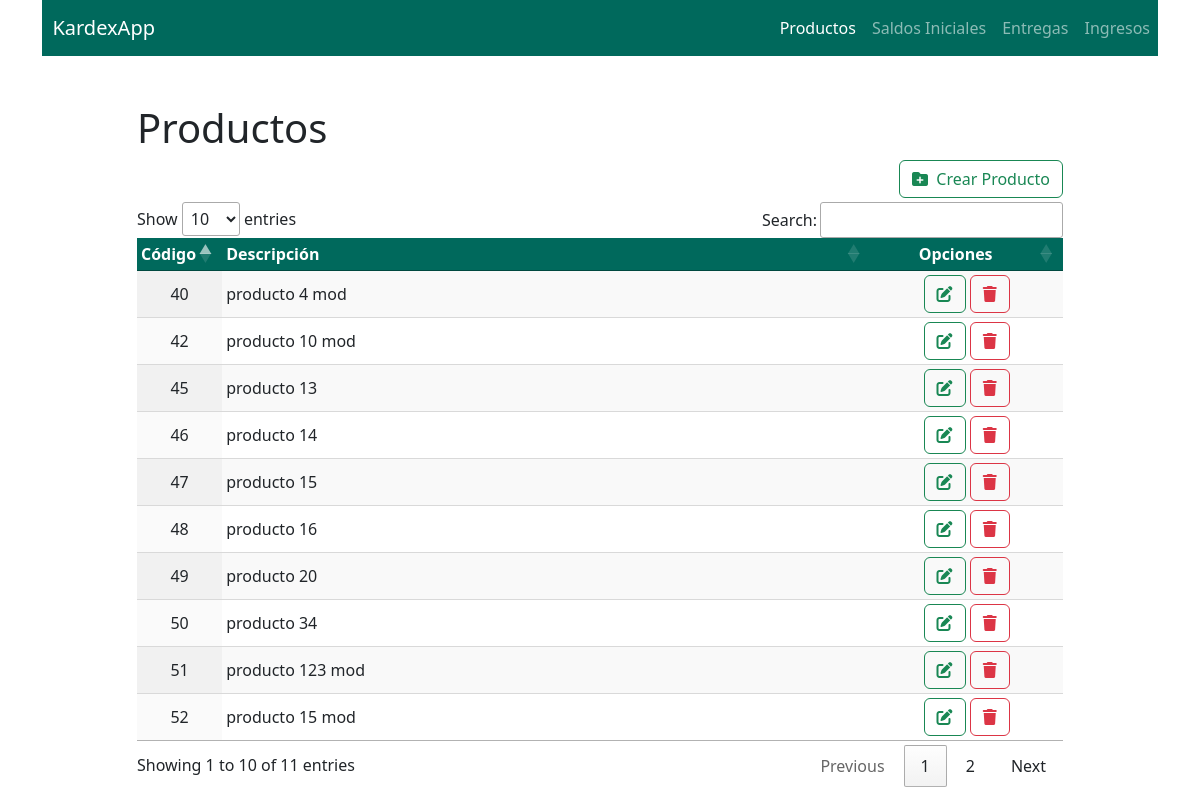
Page /kardexapp/productos/ on the committed database.
### KardexApp/models.py (models this page shows, shortened)
class Producto(models.Model):
    codigo = models.AutoField(primary_key=True)
    descripcion = models.CharField(max_length=100, null=True, default=None)

### KardexApp/views.py (the view)
# urls.py: path("productos/", ProductoListView.as_view(), name="producto-list"),
class ProductoListView(ListView):
    model = Producto
    template_name = "productos.html"

### KardexApp/templates/productos.html (shortened to what this page needs)
<!DOCTYPE html>
<html>
  <head>
    <link
      rel="stylesheet"
      href="https://cdnjs.cloudflare.com/ajax/libs/font-awesome/6.4.2/css/all.min.css"
    />
    <link
      rel="stylesheet"
      href="//cdn.datatables.net/1.13.6/css/jquery.dataTables.min.css"
    />
    <link
      href="https://cdnjs.cloudflare.com/ajax/libs/twitter-bootstrap/5.3.0/css/bootstrap.min.css"
      rel="stylesheet"
    />
    <link
      href="https://cdn.datatables.net/v/bs5/jszip-3.10.1/b-2.4.2/b-colvis-2.4.2/b-html5-2.4.2/b-print-2.4.2/datatables.min.css"
      rel="stylesheet"
    />
    <link
      href="https://cdn.jsdelivr.net/npm/bootstrap@5.3.2/dist/css/bootstrap.min.css"
      rel="stylesheet"
    />
  </head>
  <body>
    <div class="container">
      <nav
        class="navbar navbar-expand-lg"
        style="background-color: #00695c"
        data-bs-theme="dark"
      >
        <a class="navbar-brand" href="/admin">&nbsp;&nbsp;KardexApp</a>
        <div class="collapse navbar-collapse" id="navbarNavAltMarkup">
          <div class="navbar-nav ms-auto">
            <a class="nav-link active" href="/kardexapp/productos">Productos</a>
            <a class="nav-link" href="/kardexapp/saldos">Saldos Iniciales</a>
            <a class="nav-link" href="/kardexapp/entregas">Entregas</a>
            <a class="nav-link" href="/kardexapp/ingresos">Ingresos</a>
          </div>
        </div>
      </nav>
      <div class="row justify-content-md-center">
        <div class="col-12 col-md-10">
          <br /><br />
          <div>
            <h1>Productos</h1>
            <div class="d-grid gap-2 d-md-flex justify-content-md-end pb-1">
              <a
                class="btn btn-outline-success crear-producto"
                href="javascript:void(0);"
                ><i class="fa-solid fa-folder-plus text-teal"></i>&nbsp; Crear
                Producto</a
              >
            </div>
            <div class="table-responsive" id="tabla">
              <table id="tabla_productos" class="display compact">
                <thead>
                  <tr style="background-color: #00695c" class="text-white">
                    <th class="text-center" width="5%">C&oacute;digo</th>
                    <th width="70%">Descripci&oacute;n</th>
                    <th class="text-center">Opciones</th>
                  </tr>
                </thead>
                <tbody>
                  {% for producto in object_list %}
                  <tr>
                    <td class="text-center">{{ producto.codigo }}</td>
                    <td>{{ producto.descripcion }}</td>
                    <td class="text-center">
                      <a class="btn btn-outline-success">
                        <i
                          class="fa-solid fa-pen-to-square editar-producto"
                          data-producto="{{ producto.codigo }}"
                        ></i>
                      </a>
                      <a class="btn btn-outline-danger">
                        <i
                          class="fa-solid fa-trash eliminar-producto"
                          data-producto="{{ producto.codigo }}"
                        ></i>
                      </a>
                    </td>
                  </tr>
                  {% endfor %}
                </tbody>
              </table>
            </div>
          </div>
        </div>
      </div>
    </div>
  </body>
</html>

### rows in the picture
Producto: codigo "40", descripcion "producto 4 mod"
Producto: codigo "42", descripcion "producto 10 mod"
Producto: codigo "45", descripcion "producto 13"
Producto: codigo "46", descripcion "producto 14"
Producto: codigo "47", descripcion "producto 15"
Producto: codigo "48", descripcion "producto 16"
Producto: codigo "49", descripcion "producto 20"
Producto: codigo "50", descripcion "producto 34"
Producto: codigo "51", descripcion "producto 123 mod"
Producto: codigo "52", descripcion "producto 15 mod"
